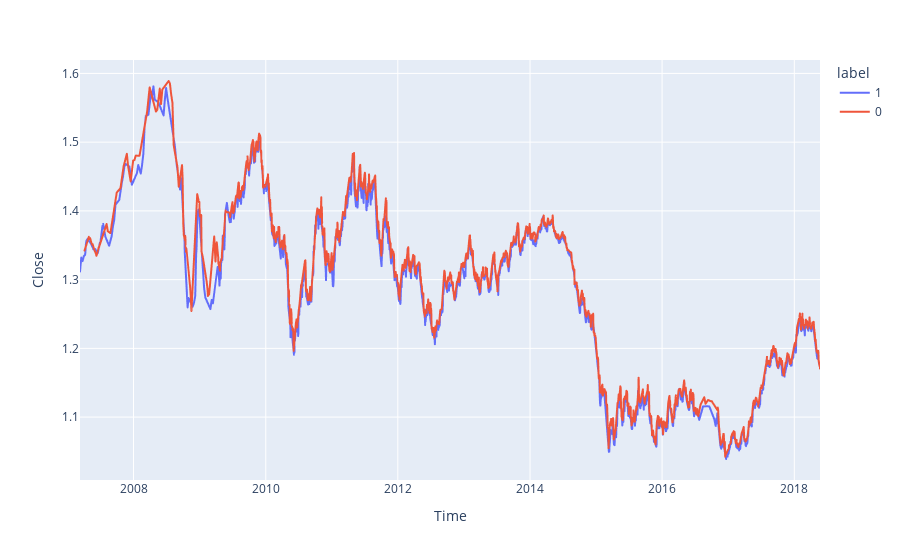

Notebook code cell kept with this figure:
### Code cell
# lineplot of train data with label
fig = px.line(train, x='Time', y='Close', color='label')
fig.show()

### Figure 1 — Plotly figure (JSON) as saved in the notebook; plotly's stock layout.template omitted (floating-point values rounded to 4 significant figures; data arrays with more than 128 entries replaced by an {"elided": "..."} marker saying what was removed)
{"data": [{"hovertemplate": "label=1<br>Time=%{x}<br>Close=%{y}<extra></extra>", "legendgroup": "1", "line": {"color": "#636efa", "dash": "solid"}, "marker": {"symbol": "circle"}, "mode": "lines", "name": "1", "showlegend": true, "type": "scattergl", "x": {"elided": "1415 str values"}, "xaxis": "x", "y": {"elided": "1415 float values"}, "yaxis": "y"}, {"hovertemplate": "label=0<br>Time=%{x}<br>Close=%{y}<extra></extra>", "legendgroup": "0", "line": {"color": "#EF553B", "dash": "solid"}, "marker": {"symbol": "circle"}, "mode": "lines", "name": "0", "showlegend": true, "type": "scattergl", "x": {"elided": "1434 str values"}, "xaxis": "x", "y": {"elided": "1434 float values"}, "yaxis": "y"}], "layout": {"legend": {"title": {"text": "label"}, "tracegroupgap": 0}, "margin": {"t": 60}, "xaxis": {"anchor": "y", "domain": [0, 1], "title": {"text": "Time"}}, "yaxis": {"anchor": "x", "domain": [0, 1], "title": {"text": "Close"}}}}
